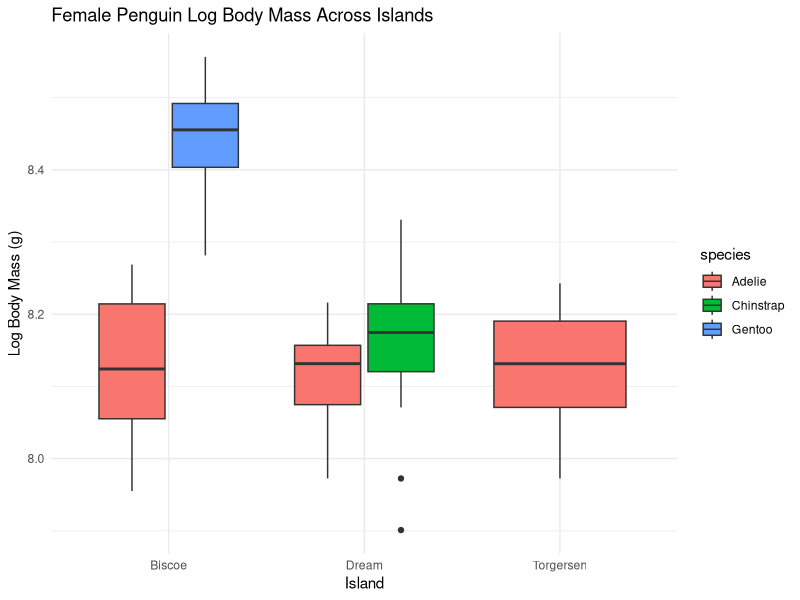
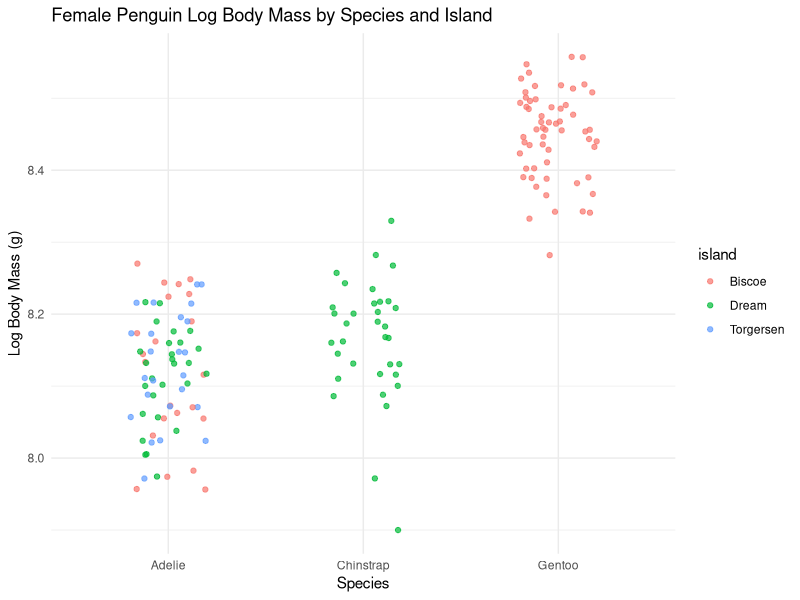
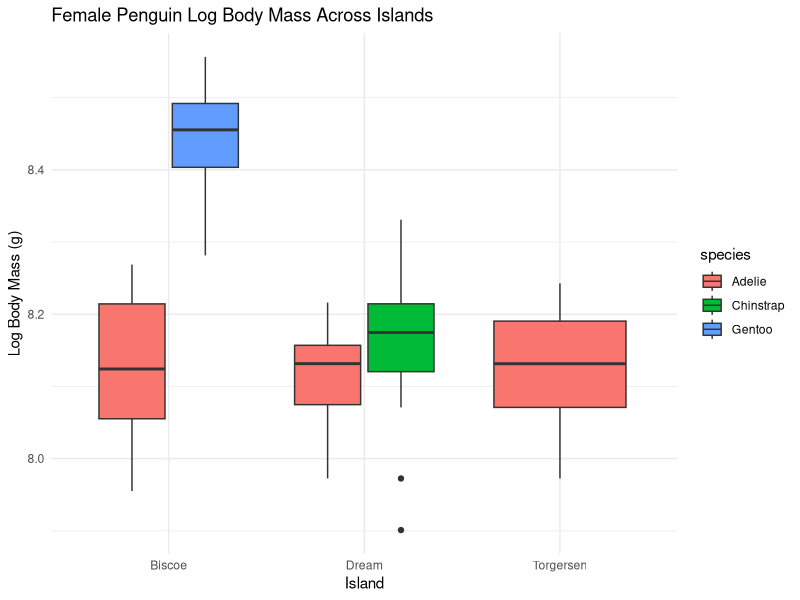

Source code (R) for these figures, in order:
# This is my week 4 homework a script

#load packages
library(palmerpenguins)
library(tidyverse)
library(here)

glimpse(penguins) # look at data
head(penguins)

#1. 
hw1 = penguins %>%
  drop_na(species, island, sex, body_mass_g) %>% #dropped NAs, cleaned up data
  group_by(island, sex, species) %>% # group by island, sex, and species
  summarise(mean_body_mass = mean(body_mass_g, na.rm = TRUE), variance = var(body_mass_g, na.rm = TRUE)) # give summary of mean and variance

view(hw1)

#2. 
hw2 = penguins %>% # use penguin dataframe
  drop_na(species, island, sex, body_mass_g) %>% #drop all NAs
  filter(sex == "female") %>% #select females
  mutate(log_mass = log(body_mass_g)) %>% #calculate log biomass
  select(species, island, sex, log_mass) # select certain columns to stay in result

view(hw2)

#attempt number 1 at plot
hw2plot = ggplot(hw2, aes(x = island, y = log_mass, fill = species)) + #Plot!
  geom_boxplot() +
  labs(
    x = "Island",
    y = "Log Body Mass (g)",
    title = "Female Penguin Log Body Mass Across Islands"
  ) +
  theme_minimal()

hw2plot

ggsave(
  here("Week_04", "Outputs", "Week4a_hwplot.png"),
  hw2plot,
  width = 7,
  height = 5,
  dpi = 300
)


#another try but may stick with the one above.
ggplot(hw2, aes(x = species, y = log_mass, color = island)) +
  geom_jitter(width = 0.2, alpha = 0.7) +
  labs(
    x = "Species",
    y = "Log Body Mass (g)",
    title = "Female Penguin Log Body Mass by Species and Island"
  ) +
  theme_minimal()

